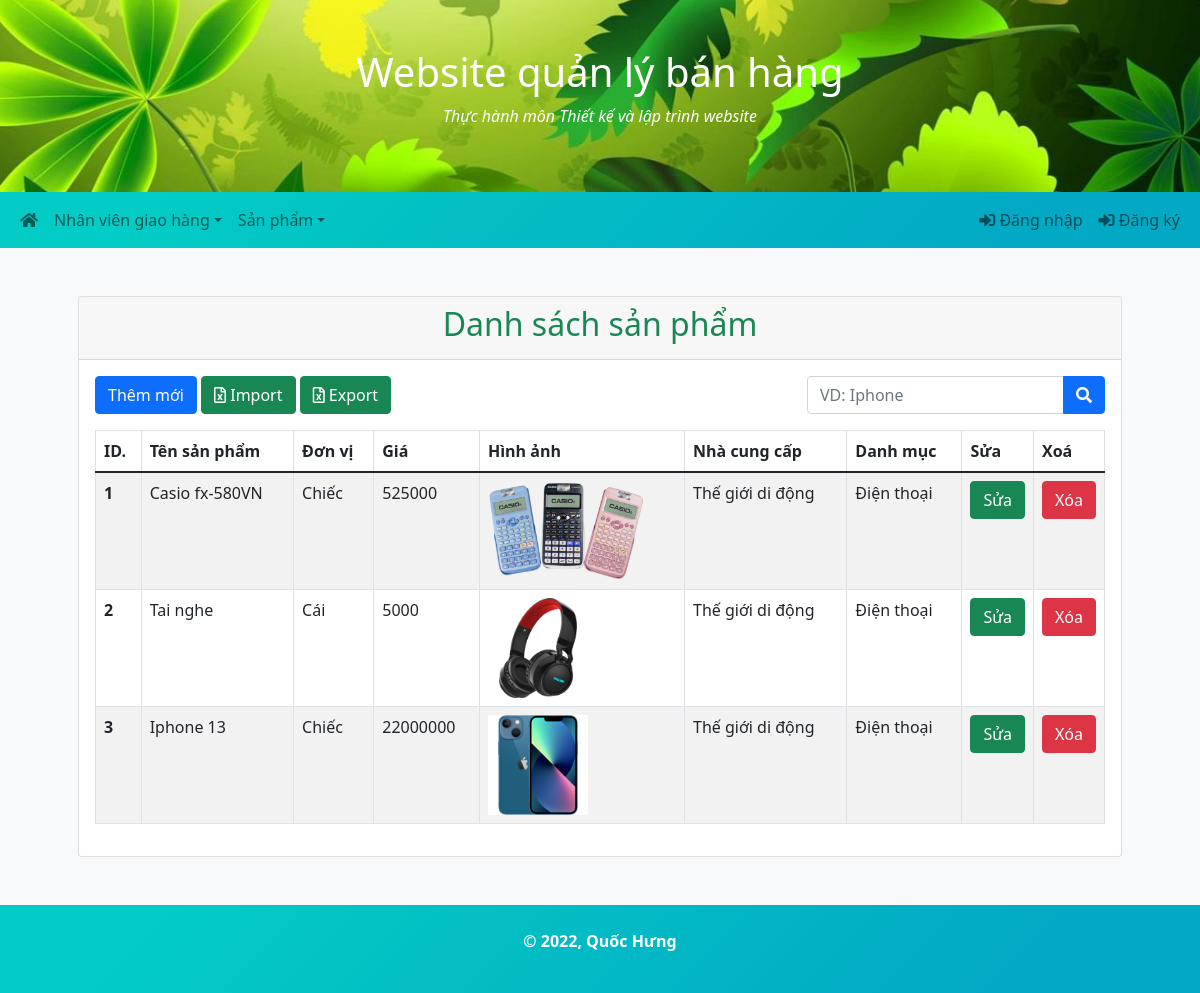
Screenshot of /Products/list.php with the database file from the repository.
### tables this page shows
CREATE TABLE `products` (
  `ProductID` int(11) NOT NULL,
  `ProductName` varchar(255) NOT NULL,
  `Unit` varchar(20) NOT NULL,
  `Price` float NOT NULL,
  `Picture` varchar(255) NOT NULL,
  `SupplierID` int(11) NOT NULL,
  `CategoryID` int(11) NOT NULL
);

CREATE TABLE `suppliers` (
  `SupplierID` int(11) NOT NULL,
  `SupplierName` varchar(255) NOT NULL,
  `ContactName` varchar(255) NOT NULL,
  `Address` varchar(255) NOT NULL,
  `City` varchar(255) NOT NULL,
  `PostalCode` varchar(255) NOT NULL,
  `Country` varchar(255) NOT NULL,
  `Phone` varchar(11) NOT NULL
);

CREATE TABLE `categories` (
  `CategoryID` int(11) NOT NULL,
  `CategoryName` varchar(255) NOT NULL,
  `Description` text NOT NULL
);

### config/database.php (called while the page is built, shortened)
<?php
class Database
{
    private static function Connect()
    {
        $connect = new mysqli(self::HOST, self::USERNAME, self::PASSWORD, self::DBNAME);
        return $connect;
    }
    public static function GetData($sql)
    {
        $connect = self::Connect();
        $result = $connect->query($sql);
        $data = [];
        if ($result->num_rows > 0) {
            while ($row = $result->fetch_assoc()) {
                $data[] = $row;
            }
        }
        return $data;
    }
}

### Products/list.php (the view, shortened to what this page needs)
<?php include '../header.php'?>
<?php include '../sidebar.php'?>
<div class="container p-5">
    <div class="card">
        <div class="card-header">
            <h2 class="text-center text-success">Danh sách sản phẩm</h2>
        </div>
        <div class="d-flex justify-content-between">
            <div class="mt-3 ms-3">
                <a href="add.php" class="btn btn-primary">Thêm mới</a href="add.php">
                <form action="#" method="POST" class="excel" enctype="multipart/form-data">
                    <button name="import-excel-btn" class="btn btn-success">
                        <i class="far fa-file-excel"></i> Import
                    </button>
                </form>
                <form action="#" method="POST" class="excel">
                    <button name="export-excel" class="btn btn-success">
                        <i class="far fa-file-excel"></i> Export
                    </button>
                </form>
            </div>
            <div class="mt-3 me-3">
                <form action="" method="GET">
                    <div class="input-group">
                        <input name="search" type="text" class="form-control" placeholder="VD: Iphone">
                        <button class="btn btn-primary"><i class="fas fa-search"></i></button>
                    </div>
                </form>
            </div>
        </div>
        <div class="card-body">
            <table class="table table-striped table-hover table-bordered">
                <thead>
                    <tr>
                        <th>ID. </th>
                        <th>Tên sản phẩm</th>
                        <th>Đơn vị</th>
                        <th>Giá</th>
                        <th>Hình ảnh</th>
                        <th>Nhà cung cấp</th>
                        <th>Danh mục</th>
                        <th width="69">Sửa</th>
                        <th width="69">Xoá</th>
                    </tr>
                </thead>
                <tbody>
                    <?php
                        $search = isset($_GET['search']) ? $_GET['search'] : '';
                        $search = " AND ProductName LIKE '%$search%' ";
                        $products = Database::GetData("SELECT * FROM products, categories, suppliers WHERE products.SupplierID = suppliers.SupplierID AND products.CategoryID = categories.CategoryID $search ORDER BY ProductID");
                        if ($products) {
                            foreach ($products as $product) {
                                echo '
                                <tr>
                                    <th scope="row">' . $product['ProductID'] . '</th>
                                    <td>' . $product['ProductName'] . '</td>
                                    <td>' . $product['Unit'] . '</td>
                                    <td>' . $product['Price'] . '</td>
                                    <td><img height="100" src="' . $product['Picture'] . '"/></td>
                                    <td>' . $product['SupplierName'] . '</td>
                                    <td>' . $product['CategoryName'] . '</td>
                                    <td><a href="edit.php?id=' . $product['ProductID'] . '" class="btn btn-success">Sửa</a></td>
                                    <td><a onclick="deleteRecord(' . $product['ProductID'] . ')" class="btn btn-danger">Xóa</a></td>
                                </tr>
                            ';
                            }
                        } else {
                            echo '<tr class="text-center"><td colspan="5">Không có dữ liệu</td></tr>';
                        }
                    ?>
                </tbody>
            </table>
        </div>
    </div>
</div>
<?php include '../footer.php'?>

### assets/css/style.css (style rules this page uses)
body { background-color: var(--bs-gray-100); }

### header.php (style rules this page uses)
.excel { position: relative; display: inline-block; }

### rows the page displays
products: ProductID "1", ProductName "Casio fx-580VN", Unit "Chiếc", Price "525000", Picture (picture), SupplierID.SupplierName "Thế giới di động", CategoryID.CategoryName "Điện thoại"
products: ProductID "2", ProductName "Tai nghe", Unit "Cái", Price "5000", Picture (picture), SupplierID.SupplierName "Thế giới di động", CategoryID.CategoryName "Điện thoại"
products: ProductID "3", ProductName "Iphone 13", Unit "Chiếc", Price "22000000", Picture (picture), SupplierID.SupplierName "Thế giới di động", CategoryID.CategoryName "Điện thoại"
